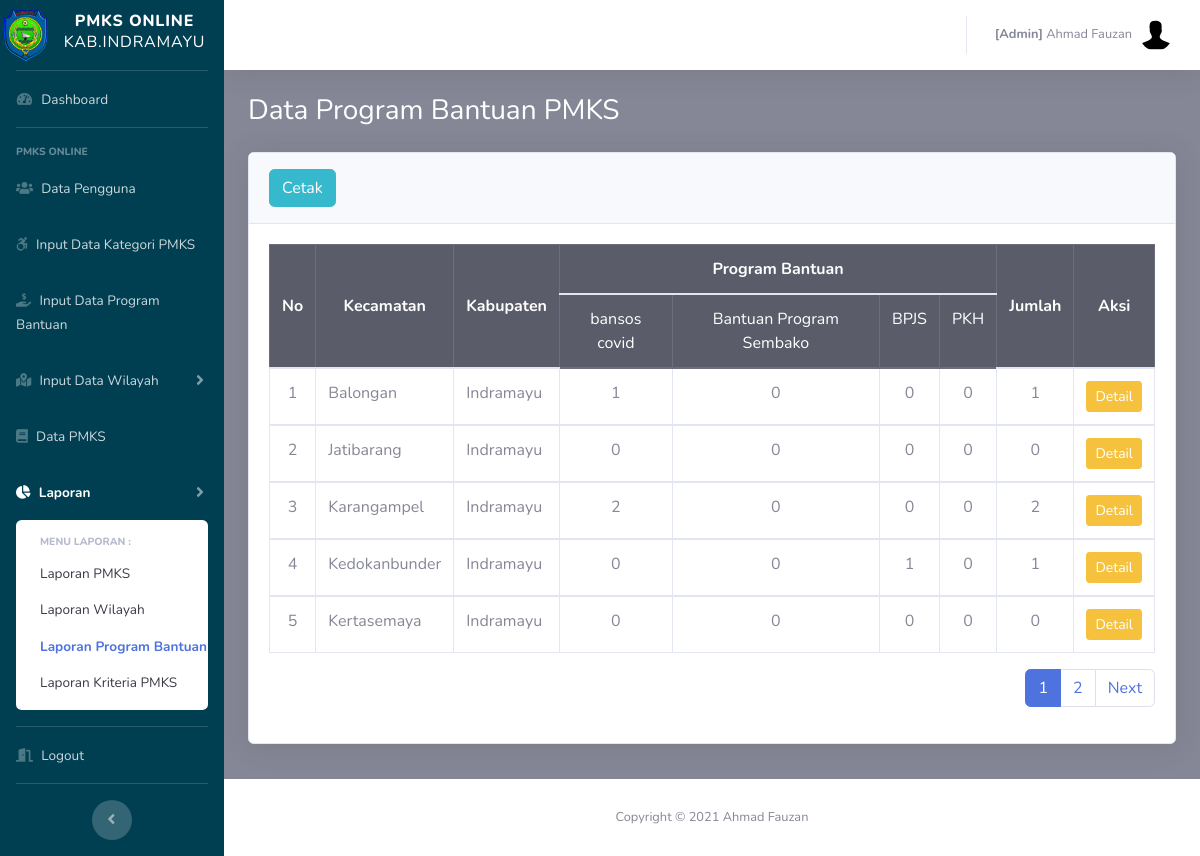
Screenshot of /admin/laporan_prog.php (signed in) with the database file from the repository.
### tables this page shows
CREATE TABLE `pegawai` (
  `id_pegawai` int(11) NOT NULL,
  `nm_pegawai` varchar(50) NOT NULL,
  `nip` varchar(50) NOT NULL,
  `no_telepon` varchar(50) NOT NULL,
  `alamat` varchar(100) DEFAULT NULL,
  `id_desa` int(10) NOT NULL,
  `username` varchar(50) NOT NULL,
  `password` varchar(255) NOT NULL,
  `role` varchar(10) NOT NULL,
  `status` int(10) NOT NULL,
  `is_delete` int(11) NOT NULL,
  `row_edit` int(11) NOT NULL,
  `time_input` datetime NOT NULL DEFAULT CURRENT_TIMESTAMP
);

CREATE TABLE `program_bantuan` (
  `id_program` int(10) NOT NULL,
  `nm_program` varchar(25) NOT NULL,
  `is_delete` int(11) NOT NULL,
  `row_edit` int(11) NOT NULL,
  `creator` int(11) NOT NULL,
  `time_input` datetime NOT NULL DEFAULT CURRENT_TIMESTAMP
);

CREATE TABLE `kecamatan` (
  `id_kec` int(11) NOT NULL,
  `nm_kec` varchar(20) NOT NULL,
  `is_delete` int(11) NOT NULL,
  `row_edit` int(11) NOT NULL,
  `creator` int(11) NOT NULL,
  `time_input` datetime NOT NULL DEFAULT CURRENT_TIMESTAMP
);

### config.php (called while the page is built, shortened)
<?php
	$database = 'pmks';
?>

### functions.php (called while the page is built, shortened)
<?php
function query($query)
{
	include('config.php');
	$result = mysqli_query($koneksi, $query);
	$rows = [];
	while ($row = mysqli_fetch_assoc($result)) {
		$rows[] = $row;
	}
	return $rows;
}

### admin/laporan_prog.php (the view, shortened to what this page needs)
<?php
  include('templetes/sidebar.php');
  include('templetes/topbar.php');
  require_once "../functions.php";
  $jml_DataHalaman = 5;
  $jml_responden = count(query("SELECT * FROM kecamatan WHERE is_delete=1 AND nm_kec!='Tidak Ada'ORDER BY nm_kec ASC"));
  $jml_Halaman = ceil($jml_responden / $jml_DataHalaman);
  $pageAktif = (isset($_GET["page"]) ) ? $_GET["page"] : 1;
  $awaldata = ( $jml_DataHalaman * $pageAktif ) - $jml_DataHalaman;
  $kec=query("SELECT * FROM kecamatan WHERE is_delete=1 AND nm_kec!='Tidak Ada'ORDER BY nm_kec ASC LIMIT $awaldata, $jml_DataHalaman");
?>
        <div class="container-fluid">
          <h1 class="h3 mb-4 text-judul">Data Program Bantuan PMKS</h1>
              <div class="card shadow mb-2">
                <div class="card-header py-3">
                 <a href="../cetak_prog.php" target="_blank" class="btn btn-info"> Cetak</a>
                </div>
                <?php
                $prog=query("SELECT * FROM program_bantuan WHERE is_delete=1 ORDER By nm_program ASC");
                $jml_prog = count($prog);
                 ?>
                <div class="card-body">
                <div class="table-responsive">
                <table class="table table-bordered" width="100%" cellspacing="0">
                  <thead class="table-dark">
                    <tr>
                      <th rowspan="2" style="text-align: center;vertical-align: middle;"class="text-center">No</th>
                      <th rowspan="2" style="text-align: center;vertical-align: middle;"class="text-center">Kecamatan</th>
                      <th rowspan="2" style="text-align: center;vertical-align: middle;"class="text-center">Kabupaten</th>
                      <th colspan="<?=$jml_prog ?>" style="text-align: center;vertical-align: middle;"class="text-center">Program Bantuan</th>
                      <th rowspan="2" style="text-align: center;vertical-align: middle;"class="text-center">Jumlah</th>
                      <th rowspan="2" style="text-align: center;vertical-align: middle;"class="text-center">Aksi</th>
                    </tr>
                    <tr>
                      <?php foreach ($prog as $row1):?>
                        <td class="text-center"><?=$row1['nm_program'] ?></td>
                      <?php endforeach; ?>
                    </tr>
                  </thead>
                  <?php $i=$awaldata+1; ?>
                  <?php foreach ($kec as $row):
                      $id_kec = $row['id_kec'];
                  ?>
                    <tbody>
                      <tr>
                        <td class="text-center"><?=$i;?></td>
                        <td class="text-left"><?=$row['nm_kec'];?></td>
                        <td class="text-left">Indramayu</td>
                       <?php
                          foreach ($prog as $row2):
                           $id_prog = $row2['id_program'];
                           $result = query("SELECT a.*,b.*,c.* FROM pmks a
                                                 INNER JOIN kecamatan b USING (id_kec)
                                                 INNER JOIN program_bantuan c USING (id_program)
                                                 WHERE a.is_delete=1
                                                 AND b.id_kec = $id_kec AND c.id_program = $id_prog");
                           $jml =count($result);
                          ?>
                        <td class="text-center"><?=$jml ?></td>
                      <?php endforeach; ?>
                        <?php
                          $result_tot = query("SELECT a.*,b.*,c.* FROM pmks a
                                                 INNER JOIN kecamatan b USING (id_kec)
                                                 INNER JOIN program_bantuan c USING (id_program)
                                                 WHERE a.is_delete=1
                                                 AND b.id_kec = $id_kec");
                           $jml_tot =count($result_tot);
                         ?>
                        <td class="text-center"><?=$jml_tot ?></td>
                        <td class="text-center">
                         <a href="laporan_prog_kec.php?id=<?=$id_kec ?>" class="btn btn-warning btn-sm">Detail</a>
                        </td>
                      </tr>
                      <?php $i++;?>
                    <?php endforeach; ?>
                  </tbody>
                </table>
                <nav aria-label="Page navigation example">
                  <ul class="pagination float-right">
                    <?php for ($i=1; $i <= $jml_Halaman; $i++) : ?>
                      <?php if ($i == $pageAktif) : ?>
                        <li class="page-item active"><a class="page-link" href="?page=<?=$i; ?>"><?=$i; ?></a></li>
                        <?php else : ?>
                          <li class="page-item"><a class="page-link" href="?page=<?=$i; ?>"><?=$i; ?></a></li>
                        <?php endif; ?>
                      <?php endfor; ?>
                      <?php if ($pageAktif < $jml_Halaman) : ?>
                        <li class="page-item"><a class="page-link" href="?page=<?=$pageAktif+1; ?>">Next</a></li>
                      <?php endif; ?>
                    </ul>
                  </nav>
                </div>
              </div>
            </div>
        </div>
      </div>
<?php include('templetes/footer.php');?>

### admin/templetes/topbar.php (shortened to what this page needs)
<?php
require_once "../functions.php";
$idp = $_SESSION["id_pegawai"];
$pg = query("SELECT * FROM pegawai WHERE is_delete=1 AND id_pegawai = $idp")[0];
?>
          <ul class="navbar-nav ml-auto">
            <li class="nav-item dropdown no-arrow">
              <a class="nav-link dropdown-toggle" href="#" id="userDropdown" role="button" data-toggle="dropdown" aria-haspopup="true" aria-expanded="false">
                <span class="mr-2 d-none d-lg-inline text-gray-600 small"><b>[<?=$pg['role']?>]</b> <?=$pg['nm_pegawai']?></span>
                <img class="img-profile rounded-circle" src="../assets/img/default.jpg">
              </a>
            </li>
          </ul>
        </nav>

### admin/templetes/sidebar.php (style rules this page uses)
.text-judul { color: #ffffff; }

### rows the page displays
pegawai: role "Admin", nm_pegawai "Ahmad Fauzan"
program_bantuan: nm_program "bansos covid", jml "1", jml "0", jml "2"
program_bantuan: nm_program "Bantuan Program Sembako", jml "0"
program_bantuan: nm_program "BPJS", jml "0", jml "1"
program_bantuan: nm_program "PKH", jml "0"
kecamatan: nm_kec "Balongan", jml_tot "1"
kecamatan: nm_kec "Jatibarang", jml_tot "0"
kecamatan: nm_kec "Karangampel", jml_tot "2"
kecamatan: nm_kec "Kedokanbunder", jml_tot "1"
kecamatan: nm_kec "Kertasemaya", jml_tot "0"
